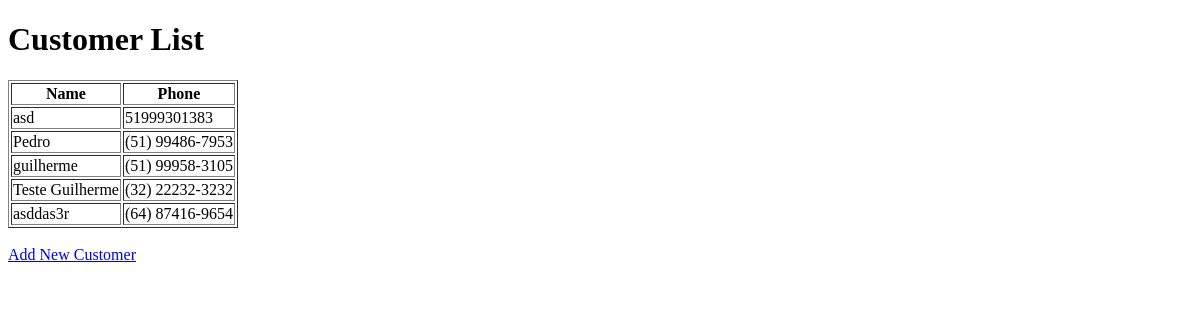
The page /customers on the database as committed earlier.
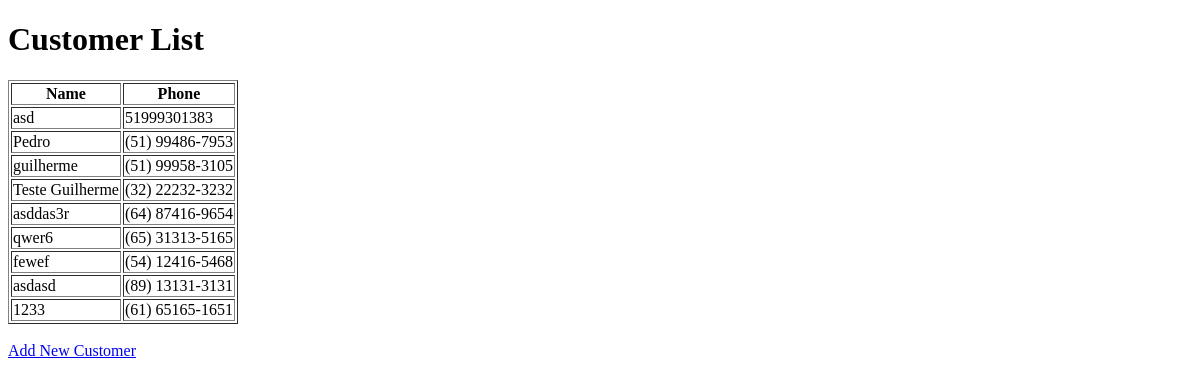
The same page on the database as committed later.
### src/models/customer.py (models this page shows, shortened)
class Customer(db.Model):
    __tablename__ = 'customers'
    id = db.Column(db.Integer, primary_key=True)
    name = db.Column(db.String(100), nullable=False)
    phone = db.Column(db.String(20), nullable=False)
    vehicles = db.relationship('Vehicle', backref='customer', lazy=True, cascade='all, delete-orphan')
    appointments = db.relationship('Appointment', backref='customer', lazy=True, cascade='all, delete-orphan')

### src/routes/customer_routes.py (the view)
@customer_bp.route('/customers', methods=['GET'])
def get_customers():
    customers = Customer.query.all()
    return render_template('customers.html', customers=customers)

### src/templates/customers.html (shortened to what this page needs)
<!DOCTYPE html>
<html lang="en">
<head>
</head>
<body>
    <h1>Customer List</h1>
    <table border="1">
        <thead>
            <tr>
                <th>Name</th>
                <th>Phone</th>
            </tr>
        </thead>
        <tbody>
            {% for customer in customers %}
            <tr>
                <td>{{ customer.name }}</td>
                <td>{{ customer.phone }}</td>
            </tr>
            {% endfor %}
        </tbody>
    </table>
    <br>
    <a href="/customers/new">Add New Customer</a>
</body>
</html>

Rows that differ between the two databases and show on the page:
added Customer: name "qwer6", phone "(65) 31313-5165"
added Customer: name "fewef", phone "(54) 12416-5468"
added Customer: name "asdasd", phone "(89) 13131-3131"
added Customer: name "1233", phone "(61) 65165-1651"
